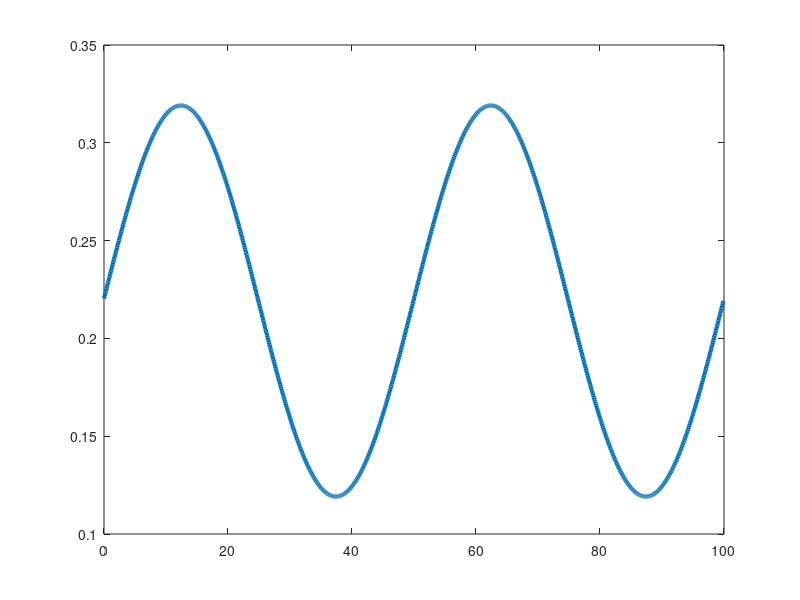

The MATLAB source for this figure: (Note: this script raises an error after producing the figure.)
%This is an older script, might archive

%Set up 

%model (As in Gandhi et al)
D = 10; %Seed dispersal rate - Something funky going on here
L = 4; %Evap Rate
M = 1.8; %Mortality Rate
J = 0.003; %Water Use Efficiency
V = 63; %Advection Rate
R = 100; %Transpiration Rate
P = 241; %Precip rate (in 240<P<272 range for pattern formation

%Finite difference parameters
tmax = 5000; %number of timesteps to run
xmax = 1000; %number of gridpoints in space
dt = 0.01; %Timestep size
dx = 0.1; %Grid resolution
xax = linspace(0,(xmax-1)*dx,xmax);
domlength = xmax*dx;

%Preallocating size of W,B
W = zeros(tmax,xmax);
B=W;
Bsum = B(:,1);

% %DBCs
% Wx0 = 0; 
% Bx0 = 0.5; 

%ICs (perturbations about equilibrium
Beq = 0.5*(P*J/M + sqrt((P*J/M)^2-4*L/R)); 
Weq = M/(J*R*Beq);

    %Impulse ICs
%     W(1,1) = 2;
%     B(1,1) = 2;

for j = 1:xmax

%         %Uniform Noisy ICs
%         B(1,j) = 0.3 + (0.3*rand-0.15); % Initial vegetation density
%         W(1,j) = 0.3 + (0.3*rand-0.15); % Initial water concentration

%             Periodic ICs
            
             B(1,j) = Beq + 0.1*(sin(2*pi*2*j/xmax)); % Initial vegetation density
             W(1,j) = Weq + 0.1*(sin(2*pi*2*j/xmax)); % Initial water concentration

%             B(1,j) = Beq + 0.01*(rand(1)-1/2); % Initial vegetation density
%             W(1,j) = Weq + 0.01*(rand(1)-1/2); % Initial water concentration
            

%         %Step ICs
%         if j<xmax/2
%             B(1,j) = 0.3;
%             W(1,j) = 0.3;
%         else
%             B(1,j) = 0.45;
%             W(1,j) = 0.45;
%         end

end

%Keeping note of total biomass
Bsum(1) = sum(B(1,:))/xmax;

    figure(1)
    clf
    fig1 = gca;
    xlabel('Position [m]')
    ylabel('Biomass Density [kg/m^{2}]')
    pl1 = plot(fig1,xax,B(1,:),'LineWidth',3);
    
    %ylim([0 2])
    drawnow

%Initialise the matrices

lambda = dt*V/dx;
mu = D*dt/(dx^2);

lambdaMat = diag(repmat(1+lambda,xmax,1)) + diag(repmat(-lambda,xmax-1,1),1);
lambdaMat(xmax,1) = -lambda;
lambdaMatInv = lambdaMat^-1;

muMat = diag(repmat(1+2*mu,xmax,1)) + diag(repmat(-mu,xmax-1,1),1) + diag(repmat(-mu,xmax-1,1),-1);
muMat(xmax,1) = -mu;
muMat(1,xmax) = -mu;
muMatInv = muMat^-1;


for i = 2:tmax
    %P = 270-i/1000; %linearly decreasing P option
    Wrow = W(i-1,:);
    Brow = B(i-1,:);
    W(i,:) = (lambdaMatInv*(Wrow + dt*(-L*Wrow - R*Wrow.*Brow.^2 + P))')';
    B(i,:) = (muMatInv*(Brow + dt*(J*R*Wrow.*Brow.^2 - M*Brow))')';

if mod(i,100) == 0
    pl1.YData = W(i,:); 
    drawnow
    i
end
Bsum(i) = sum(B(i,:))/xmax;
end

xlabel('Position[m]','FontSize',24)
%ylabel('Biomass Density [kg/m^{2}]','FontSize',24)
ylabel('Water Density [kg/m^{2}]','FontSize',24)
ax=gca;
ax.FontSize = 24;
xlabel('Position [m]')
%title('Wavelike Solution for Biomass')
title('Wavelike Solution for Water')
%ylim([0 1]) %Use this for plotting biomass
ylim([0 60]) %Use this for plotting watter

%Total biomass over time plot, interesting
figure(2)
fig2 = gca;
pl2 = plot(fig2,1:tmax,Bsum);
ylabel('Total Biomass')
xlabel('Time')
title('Total Biomass Over Time')



        
